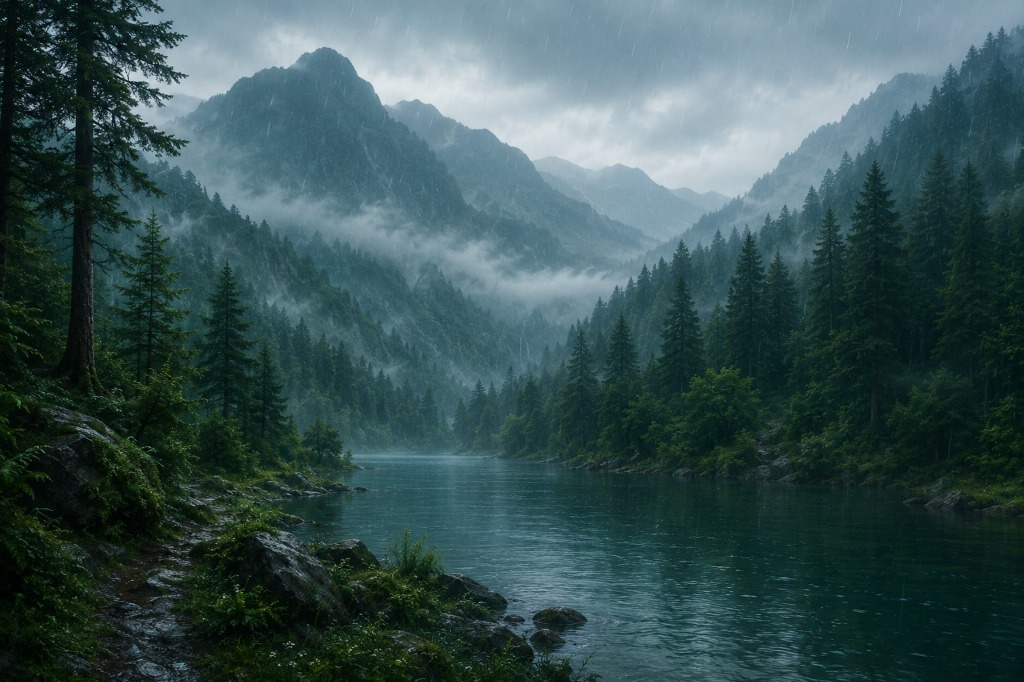
#> input picture assets/images/rainy_forest.jpg, 1024 x 682 px
$ python remove_bg.py assets/images/rainy_forest.jpg assets/images/lake_guy.png
#> lines starting #> are read from the running program, lines starting #| are printed output that depends on the picture
import sys
from PIL import Image

def remove_black_bg(input_path, output_path):
#> called with input_path = 'assets/images/rainy_forest.jpg', output_path = 'assets/images/lake_guy.png'
    img = Image.open(input_path).convert("RGBA")
    datas = img.getdata()

    newData = []
    for item in datas:
        # Get RGB values
        r, g, b, a = item

        # Calculate brightness (simple average or luminance)
        lum = (r + g + b) / 3

        # If the pixel is very dark (close to black), make it transparent
        if lum < 15: # threshold for "black"
            newData.append((r, g, b, 0)) # Fully transparent
        elif lum < 50:
            # Semi-transparent for anti-aliasing edges
            alpha = int((lum - 15) / 35 * 255)
            newData.append((r, g, b, alpha))
        else:
            newData.append((r, g, b, 255))
#> this loop made 698368 passes
#> (item, r, g, b, lum, alpha) on passes 1, 2, 4, 5, 6, 7, 9, 18, 21, 24, 25, 26: ((12, 28, 25, 255), 12, 28, 25, 21.67, 48), ((8, 24, 21, 255), 8, 24, 21, 17.67, 19), ((14, 30, 27, 255), 14, 30, 27, 23.67, 63), ((29, 48, 44, 255), 29, 48, 44, 40.33, 184), ((24, 43, 39, 255), 24, 43, 39, 35.33, 148), ((27, 43, 42, 255), 27, 43, 42, 37.33, 162), ((26, 42, 41, 255), 26, 42, 41, 36.33, 155), ((13, 25, 25, 255), 13, 25, 25, 21, 43), ((32, 46, 46, 255), 32, 46, 46, 41.33, 191), ((14, 30, 27, 255), 14, 30, 27, 23.67, 63), ((15, 32, 26, 255), 15, 32, 26, 24.33, 67), ((16, 33, 27, 255), 16, 33, 27, 25.33, 75)
#> (r, g, b, lum, alpha) on passes 61 to 66: (27, 52, 48, 42.33, 199), (5, 30, 26, 20.33, 38), (11, 33, 30, 24.67, 70), (4, 26, 23, 17.67, 19), (11, 30, 26, 22.33, 53), (35, 54, 50, 46.33, 228)
#> after the loop, newData = 698368 items

    img.putdata(newData)
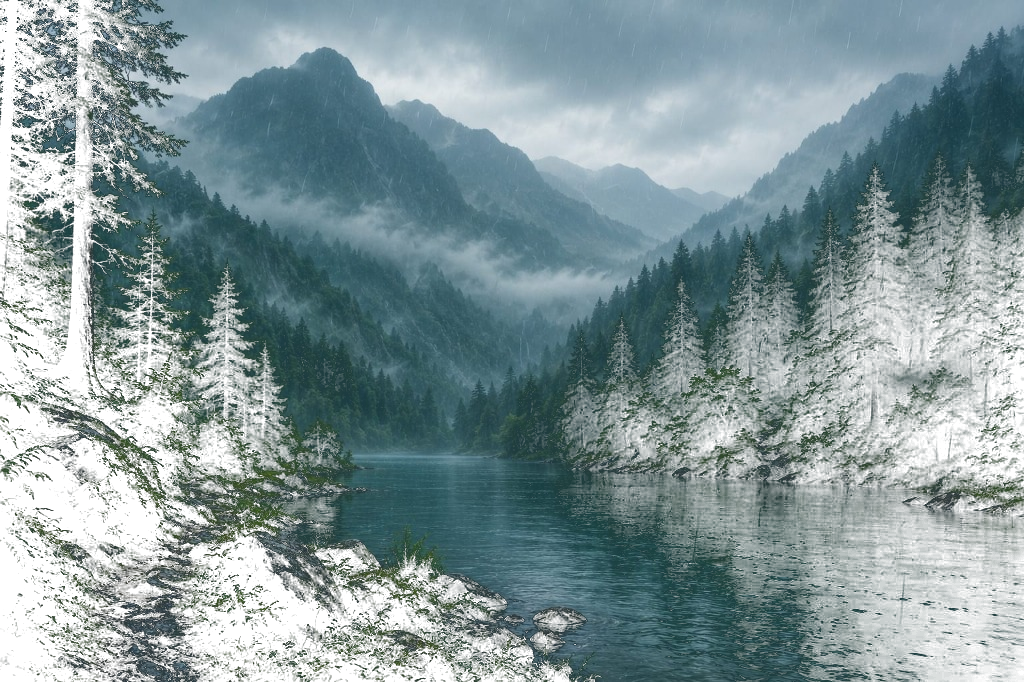
#> img: PIL image 1024x682 RGBA; mean R, G, B, A 56.5, 82.1, 83.3, 176.8; transparent parts drawn white
    img.save(output_path, "PNG")

if __name__ == "__main__":
    remove_black_bg(sys.argv[1], sys.argv[2])
